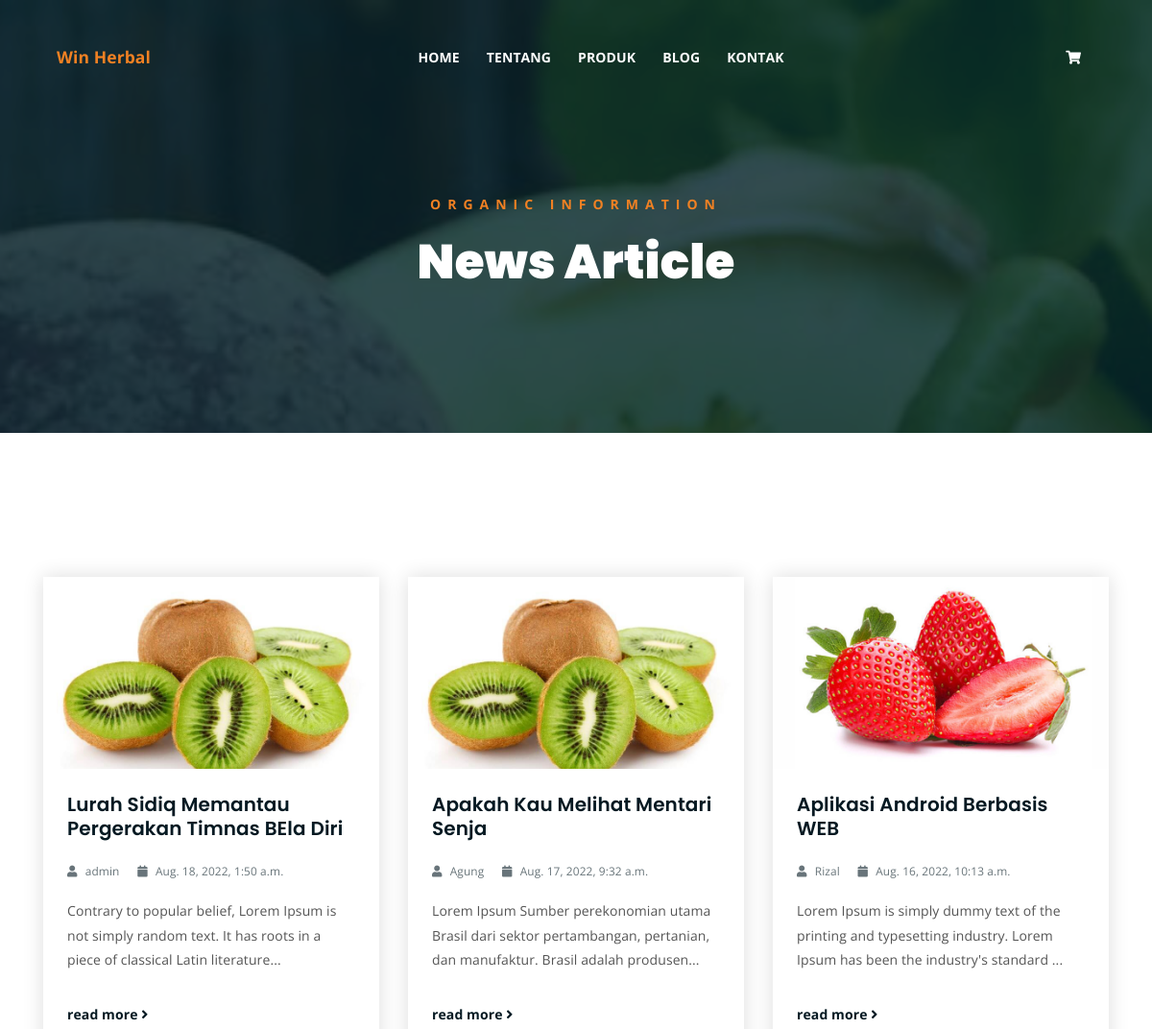
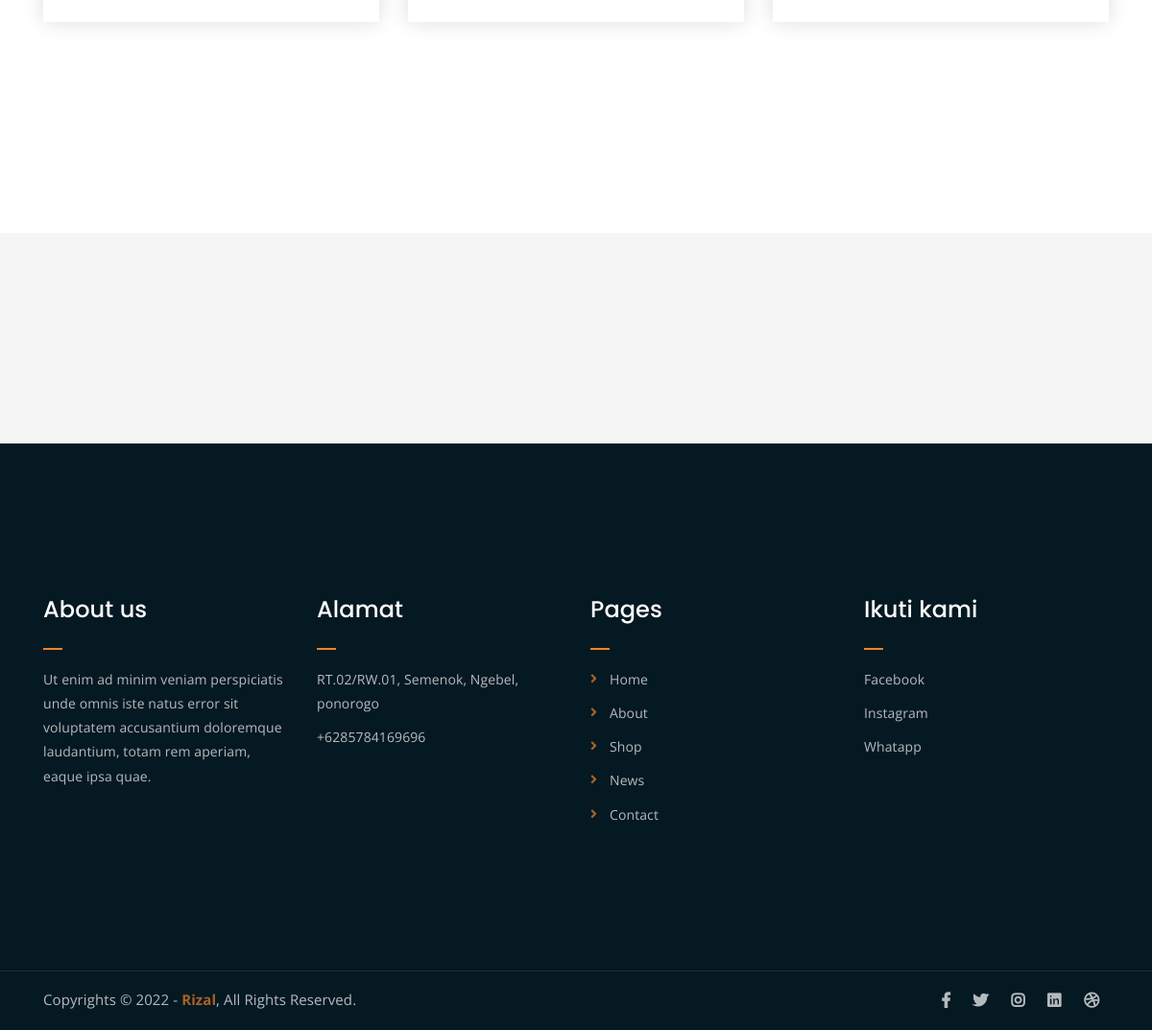
Screenshot of /blog/ with the database file from the repository (2 pictures, top to bottom).
### blog/models.py (models this page shows, shortened)
class Article(models.Model):
    kategori = models.ForeignKey(ArCategory, related_name='article', on_delete=models.CASCADE)
    author = models.ForeignKey(settings.AUTH_USER_MODEL, on_delete=models.CASCADE, related_name='pengupload')
    judul = models.CharField(max_length=150)
    penulis = models.CharField(max_length=15, default='admin')
    body = models.TextField(blank=True)
    gambar = models.ImageField(upload_to='blog/', default='images/default.png')
    slug = models.SlugField(max_length=255)
    created = models.DateTimeField(auto_now_add=True)
    updated = models.DateTimeField(auto_now=True)
    class Meta:
        verbose_name_plural = 'Articles'
        ordering = ('-created',)
    def get_absolute_url(self):
        return reverse('blog:article_detail', args=[self.slug])

### blog/views.py (the view)
# urls.py: path('', views.all_article, name='all_article'),
def all_article(request):
    articles_grid = Article.objects.all()
    page_ar = request.GET.get('page', 1)
    paginator_ar = Paginator(articles_grid, 6)
    try:
        articles = paginator_ar.page(page_ar)
    except PageNotAnInteger:
        articles = paginator_ar.page(1)
    except EmptyPage:
        articles = paginator_ar.page(paginator_ar.num_pages)
    return render(request, 'blog/blog.html', {'articles' : articles})

### basket/basket.py (called while the page is built)
    def __len__(self):
        return sum(item['qty'] for item in self.basket.values())

### basket/context_processors.py (called while the page is built)
def basket(request):
    return {'basket': Basket(request)}

### store/context_processors.py (called while the page is built)
def categories(request):
    return {
        'categories': Category.objects.all()
    }

### templates/blog/blog.html (shortened to what this page needs)
{% extends "../base.html" %}
{% load static %}
{% block content %}
	<div class="breadcrumb-section breadcrumb-bg">
		<div class="container">
			<div class="row">
				<div class="col-lg-8 offset-lg-2 text-center">
					<div class="breadcrumb-text">
						<p>Organic Information</p>
						<h1>News Article</h1>
					</div>
				</div>
			</div>
		</div>
	</div>
	<div class="latest-news mt-150 mb-150">
		<div class="container">
			<div class="row">
				{% for post in articles %}
				<div class="col-lg-4 col-md-6">
					<div class="single-latest-news">
						<a href="{{ post.get_absolute_url }}"">
							<div class="latest-news-bg">
								<img src="{{ post.gambar.url }}" alt="Gambar" class="img-fluid" style="    height: 200px;
								width: 350px;
								object-fit: cover;">
							</div>
						</a>
						<div class="news-text-box">
							<h3><a href="{{ post.get_absolute_url }}">{{ post.judul }}</a></h3>
							<p class="blog-meta">
								<span class="author"><i class="fas fa-user"></i> {{ post.penulis }}</span>
								<span class="date"><i class="fas fa-calendar"></i> {{ post.created }}</span>
							</p>
							<p class="excerpt">{{ post.body|slice:":120" }}...</p>
							<a href="{{ post.get_absolute_url }}" class="read-more-btn">read more <i class="fas fa-angle-right"></i></a>
						</div>
					</div>
				</div>
				{% endfor %}
			</div>
			<div class="row">
				<div class="col-lg-12 text-center">
				</div>
			</div>
		</div>
	</div>
	<div class="logo-carousel-section">
		<div class="container">
			<div class="row">
				<div class="col-lg-12">
					<div class="logo-carousel-inner">
						<div class="single-logo-item">
							<img src="assets/img/company-logos/1.png" alt="">
						</div>
						<div class="single-logo-item">
							<img src="assets/img/company-logos/2.png" alt="">
						</div>
						<div class="single-logo-item">
							<img src="assets/img/company-logos/3.png" alt="">
						</div>
						<div class="single-logo-item">
							<img src="assets/img/company-logos/4.png" alt="">
						</div>
					</div>
				</div>
			</div>
		</div>
	</div>
{% endblock content %}

### templates/base.html (shortened to what this page needs)
<!DOCTYPE html>
{% load static %}
<html lang="en">
<head>
	<link rel="stylesheet" href="{% static 'main/css/all.min.css' %}">
	<link rel="stylesheet" href="{% static 'main/bootstrap/css/bootstrap.min.css' %}">
	<link rel="stylesheet" href="{% static 'main/css/owl.carousel.css' %}">
	<link rel="stylesheet" href="{% static 'main/css/magnific-popup.css' %}">
	<link rel="stylesheet" href="{% static 'main/css/animate.css' %}">
	<link rel="stylesheet" href="{% static 'main/css/meanmenu.min.css' %}">
	<link rel="stylesheet" href="{% static 'main/css/main.css' %}">
	<link rel="stylesheet" href="{% static 'main/css/responsive.css' %}">
</head>
<body>
	<div class="top-header-area" id="sticker">
		<div class="container">
			<div class="row">
				<div class="col-lg-12 col-sm-12 text-center">
					<nav class="navbar navbar-expand-lg navbar-light nav-style">
						<a class="navbar-brand font-weight-bold" style="color: #F28123;" href="{% url 'store:home' %}">
							Win Herbal
						</a>
						<div class="collapse navbar-collapse" id="navbarSupportedContent">
							<ul class="navbar-nav mr-auto">
								<li class="nav-item">
								<a class="nav-link" href="{% url 'store:home' %}">Home</a>
								</li>
								<li class="nav-item">
								<a class="nav-link" href="#tentang">Tentang</a>
								</li>
								<li class="nav-item">
								<a class="nav-link" href="{% url 'store:product_all' %}">Produk</a>
								</li>
								<li class="nav-item">
								<a class="nav-link" href="{% url 'blog:all_article' %}">Blog</a>
								</li>
								<li class="nav-item">
								<a class="nav-link" href="#">Kontak</a>
								</li>
							</ul>
							<div class="d-flex flex-row my-2 my-lg-0">
								<span class="nav-item">
									<a class="nav-link" href="{% url 'basket:basket_summary' %}" role="button">
										<i class="fas fa-shopping-cart" style="color: #fff;"></i>
									</a>
								</span>
							</div>
						</div>
					</nav>
				</div>
			</div>
		</div>
	</div>
	{% block content%}
	{% endblock%}
	<div class="footer-area">
		<div class="container">
			<div class="row">
				<div class="col-lg-3 col-md-6">
					<div class="footer-box about-widget">
						<h2 class="widget-title">About us</h2>
						<p>Ut enim ad minim veniam perspiciatis unde omnis iste natus error sit voluptatem accusantium doloremque laudantium, totam rem aperiam, eaque ipsa quae.</p>
					</div>
				</div>
				<div class="col-lg-3 col-md-6">
					<div class="footer-box get-in-touch">
						<h2 class="widget-title">Alamat</h2>
						<ul>
							<li>RT.02/RW.01, Semenok, Ngebel, ponorogo</li>
							<li>+6285784169696</li>
						</ul>
					</div>
				</div>
				<div class="col-lg-3 col-md-6">
					<div class="footer-box pages">
						<h2 class="widget-title">Pages</h2>
						<ul>
							<li><a href="index.html">Home</a></li>
							<li><a href="about.html">About</a></li>
							<li><a href="services.html">Shop</a></li>
							<li><a href="news.html">News</a></li>
							<li><a href="contact.html">Contact</a></li>
						</ul>
					</div>
				</div>
				<div class="col-lg-3 col-md-6">
					<div class="footer-box subscribe">
						<h2 class="widget-title">Ikuti kami</h2>
						<ul>
							<li><a href="index.html">Facebook</a></li>
							<li><a href="about.html">Instagram</a></li>
							<li><a href="services.html">Whatapp</a></li>
						</ul>
					</div>
				</div>
			</div>
		</div>
	</div>
	<div class="copyright">
		<div class="container">
			<div class="row">
				<div class="col-lg-6 col-md-12">
					<p>Copyrights &copy; 2022 - <a href="">Rizal</a>,  All Rights Reserved.</p>
				</div>
				<div class="col-lg-6 text-right col-md-12">
					<div class="social-icons">
						<ul>
							<li><a href="#" target="_blank"><i class="fab fa-facebook-f"></i></a></li>
							<li><a href="#" target="_blank"><i class="fab fa-twitter"></i></a></li>
							<li><a href="#" target="_blank"><i class="fab fa-instagram"></i></a></li>
							<li><a href="#" target="_blank"><i class="fab fa-linkedin"></i></a></li>
							<li><a href="#" target="_blank"><i class="fab fa-dribbble"></i></a></li>
						</ul>
					</div>
				</div>
			</div>
		</div>
	</div>
</body>
</html>

### templates/base.html (style rules this page uses)
.nav-item .nav-link { font-weight: 600; text-transform: uppercase !important; display: block; padding: 15px; }

### rows the page displays
Article: gambar (picture), judul "Lurah Sidiq Memantau Pergerakan Timnas BEla Diri", penulis "admin", created "Aug. 18, 2022, 1:50 a.m.", body "Contrary to popular belief, Lorem Ipsum is not simply random text. It has roots in a piece of classical Latin literature"
Article: gambar (picture), judul "Apakah Kau Melihat Mentari Senja", penulis "Agung", created "Aug. 17, 2022, 9:32 a.m.", body "Lorem Ipsum Sumber perekonomian utama Brasil dari sektor pertambangan, pertanian, dan manufaktur. Brasil adalah produsen"
Article: gambar (picture), judul "Aplikasi Android Berbasis WEB", penulis "Rizal", created "Aug. 16, 2022, 10:13 a.m.", body "Lorem Ipsum is simply dummy text of the printing and typesetting industry. Lorem Ipsum has been the industry's standard"
